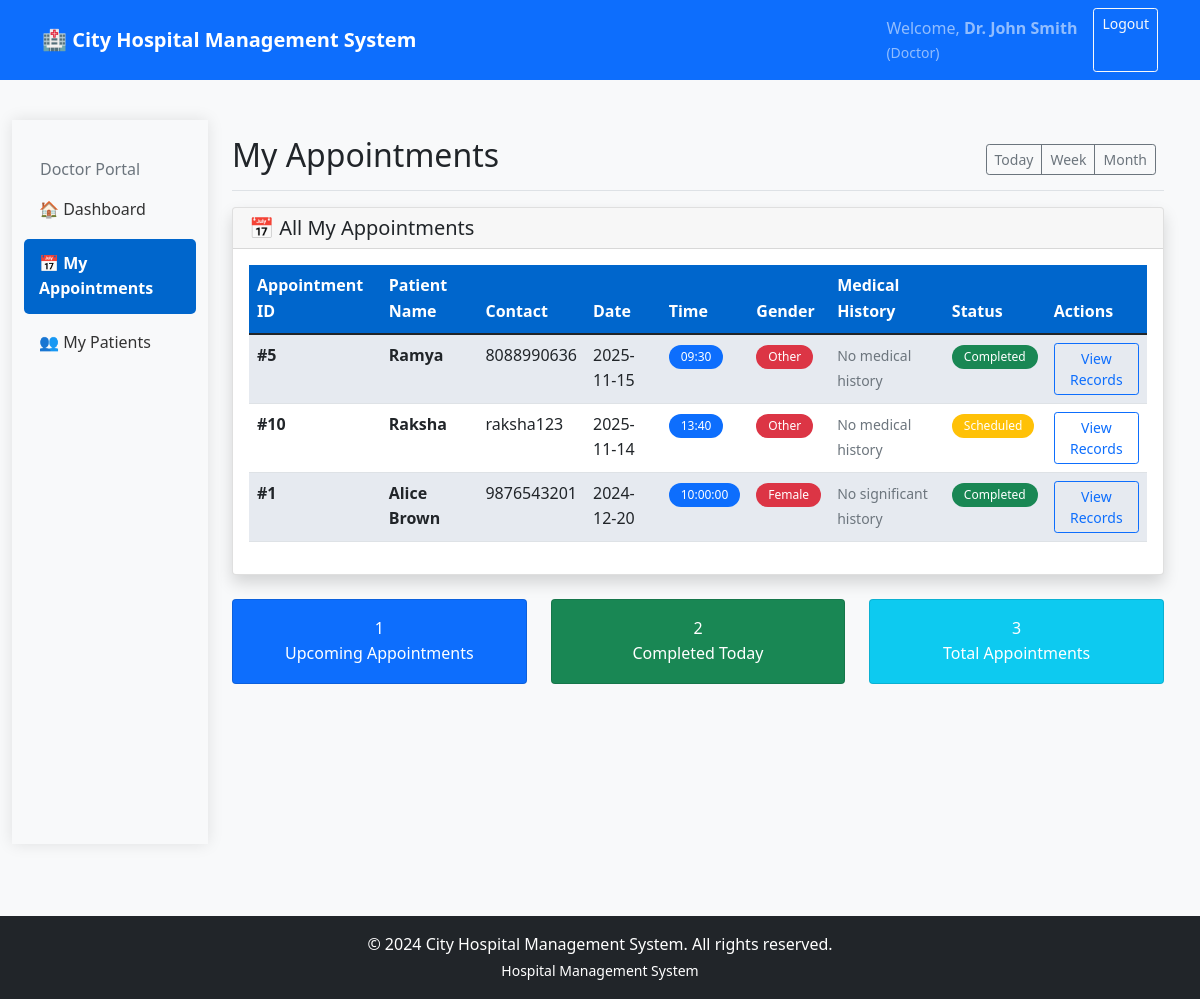
The app's page /doctor/appointments (signed in) with its own data.
### tables this page shows
CREATE TABLE doctors (
            id INTEGER PRIMARY KEY AUTOINCREMENT,
            name TEXT NOT NULL,
            specialization TEXT,
            phone TEXT,
            email TEXT,
            availability TEXT DEFAULT 'Available'
        , password TEXT);

CREATE TABLE appointments (
            id INTEGER PRIMARY KEY AUTOINCREMENT,
            patient_id INTEGER NOT NULL,
            doctor_id INTEGER NOT NULL,
            appointment_date TEXT NOT NULL,
            appointment_time TEXT NOT NULL,
            status TEXT DEFAULT 'Scheduled',
            notes TEXT,
            created_at TEXT,
            FOREIGN KEY (patient_id) REFERENCES patients(id),
            FOREIGN KEY (doctor_id) REFERENCES doctors(id)
        );

CREATE TABLE patients (
            id INTEGER PRIMARY KEY AUTOINCREMENT,
            name TEXT NOT NULL,
            email TEXT UNIQUE,
            phone TEXT,
            address TEXT,
            date_of_birth TEXT,
            gender TEXT,
            emergency_contact TEXT,
            medical_history TEXT,
            created_at TEXT
        );

### app.py (the view)
@app.route('/doctor/appointments')
def doctor_appointments():
    if session.get('role') != 'doctor':
        return redirect(url_for('login_page'))
    conn = get_db_connection()
    doctor = conn.execute('SELECT * FROM doctors WHERE id = ?', (session.get('user_id'),)).fetchone()
    if not doctor:
        flash('Doctor profile not found. Please contact administrator.', 'error')
        conn.close()
        return redirect(url_for('login_page'))
    appointments = conn.execute('''
        SELECT a.*, a.patient_id, p.name as patient_name, p.phone, p.gender, p.medical_history
        FROM appointments a
        JOIN patients p ON a.patient_id = p.id
        WHERE a.doctor_id = ?
        ORDER BY a.appointment_date DESC
    ''', (doctor['id'],)).fetchall()
    conn.close()
    return render_template('doctor/appointments.html', appointments=appointments)

### app.py (called while the page is built)
@app.context_processor
def inject_datetime():
    return dict(datetime=datetime)

def get_db_connection():
    conn = sqlite3.connect(app.config['DATABASE'])
    conn.row_factory = sqlite3.Row
    return conn

### templates/doctor/appointments.html (shortened to what this page needs)
{% extends "layout.html" %}
{% block content %}
<div class="container-fluid">
    <div class="row">
        <div class="col-md-3 col-lg-2 bg-light sidebar">
            <div class="position-sticky pt-3">
                <h6 class="sidebar-heading d-flex justify-content-between align-items-center px-3 mt-4 mb-1 text-muted">
                    <span>Doctor Portal</span>
                </h6>
                <ul class="nav flex-column">
                    <li class="nav-item">
                        <a class="nav-link" href="{{ url_for('doctor_dashboard') }}">
                            🏠 Dashboard
                        </a>
                    </li>
                    <li class="nav-item">
                        <a class="nav-link active" href="{{ url_for('doctor_appointments') }}">
                            📅 My Appointments
                        </a>
                    </li>
                    <li class="nav-item">
                        <a class="nav-link" href="{{ url_for('doctor_patients') }}">
                            👥 My Patients
                        </a>
                    </li>
                </ul>
            </div>
        </div>
        <div class="col-md-9 col-lg-10 ms-sm-auto px-4">
            <div class="d-flex justify-content-between flex-wrap flex-md-nowrap align-items-center pt-3 pb-2 mb-3 border-bottom">
                <h1 class="h2">My Appointments</h1>
                <div class="btn-toolbar mb-2 mb-md-0">
                    <div class="btn-group me-2">
                        <button class="btn btn-sm btn-outline-secondary">Today</button>
                        <button class="btn btn-sm btn-outline-secondary">Week</button>
                        <button class="btn btn-sm btn-outline-secondary">Month</button>
                    </div>
                </div>
            </div>
            <div class="card shadow">
                <div class="card-header">
                    <h5 class="mb-0">📅 All My Appointments</h5>
                </div>
                <div class="card-body">
                    {% if appointments %}
                    <div class="table-responsive">
                        <table class="table table-striped table-hover">
                            <thead class="table-dark">
                                <tr>
                                    <th>Appointment ID</th>
                                    <th>Patient Name</th>
                                    <th>Contact</th>
                                    <th>Date</th>
                                    <th>Time</th>
                                    <th>Gender</th>
                                    <th>Medical History</th>
                                    <th>Status</th>
                                    <th>Actions</th>
                                </tr>
                            </thead>
                            <tbody>
                                {% for appointment in appointments %}
                                <tr>
                                    <td><strong>#{{ appointment.id }}</strong></td>
                                    <td>
                                        <strong>{{ appointment.patient_name }}</strong>
                                    </td>
                                    <td>{{ appointment.phone }}</td>
                                    <td>{{ appointment.appointment_date }}</td>
                                    <td>
                                        <span class="badge bg-primary">{{ appointment.appointment_time }}</span>
                                    </td>
                                    <td>
                                        <span class="badge bg-{{ 'primary' if appointment.gender == 'Male' else 'danger' }}">
                                            {{ appointment.gender }}
                                        </span>
                                    </td>
                                    <td>
                                        <small class="text-muted">{{ appointment.medical_history|truncate(30) if appointment.medical_history else 'No history' }}</small>
                                    </td>
                                    <td>
                                        <span class="badge bg-{{ 'success' if appointment.status == 'Completed' else 'warning' if appointment.status == 'Scheduled' else 'secondary' }}">
                                            {{ appointment.status }}
                                        </span>
                                    </td>
                                    <td>
                                        <a href="{{ url_for('view_patient_records', patient_id=appointment.patient_id) }}" class="btn btn-sm btn-outline-primary">View Records</a>
                                    </td>
                                </tr>
                                {% endfor %}
                            </tbody>
                        </table>
                    </div>
                    {% else %}
                    <div class="text-center py-4">
                        <h5 class="text-muted">No appointments found</h5>
                        <p class="text-muted">You don't have any appointments scheduled.</p>
                    </div>
                    {% endif %}
                </div>
            </div>
            <div class="row mt-4">
                <div class="col-md-4">
                    <div class="card text-white bg-primary mb-3">
                        <div class="card-body text-center">
                            <div class="text-value-lg">
                                {{ appointments|selectattr('status', 'equalto', 'Scheduled')|list|length }}
                            </div>
                            <div>Upcoming Appointments</div>
                        </div>
                    </div>
                </div>
                <div class="col-md-4">
                    <div class="card text-white bg-success mb-3">
                        <div class="card-body text-center">
                            <div class="text-value-lg">
                                {{ appointments|selectattr('status', 'equalto', 'Completed')|list|length }}
                            </div>
                            <div>Completed Today</div>
                        </div>
                    </div>
                </div>
                <div class="col-md-4">
                    <div class="card text-white bg-info mb-3">
                        <div class="card-body text-center">
                            <div class="text-value-lg">{{ appointments|length }}</div>
                            <div>Total Appointments</div>
                        </div>
                    </div>
                </div>
            </div>
        </div>
    </div>
</div>
{% endblock %}

### templates/layout.html (shortened to what this page needs)
<!DOCTYPE html>
<html lang="en">
<head>
    <link href="https://cdn.jsdelivr.net/npm/bootstrap@5.1.3/dist/css/bootstrap.min.css" rel="stylesheet">
    <link href="{{ url_for('static', filename='css/style.css') }}" rel="stylesheet">
    <link href="{{ url_for('static', filename='css/dashboard.css') }}" rel="stylesheet">
</head>
<body>
    <nav class="navbar navbar-expand-lg navbar-dark bg-primary">
        <div class="container">
            <a class="navbar-brand fw-bold" href="{{ url_for('login_page') }}">
                🏥 City Hospital Management System
            </a>
            {% if session.get('username') %}
            <div class="navbar-nav ms-auto">
                <span class="navbar-text me-3">
                    Welcome, <strong>{{ session.username }}</strong>
                    <small class="d-block">({{ session.role|title }})</small>
                </span>
                <a class="btn btn-outline-light btn-sm" href="{{ url_for('logout') }}">
                    Logout
                </a>
            </div>
            {% endif %}
        </div>
    </nav>
    <main class="container-fluid py-4">
        {% block content %}{% endblock %}
    </main>
    <footer class="bg-dark text-white text-center py-3 mt-5">
        <div class="container">
            <p class="mb-0">&copy; 2024 City Hospital Management System. All rights reserved.</p>
            <small>Hospital Management System</small>
        </div>
    </footer>
</body>
</html>

### static/css/style.css (style rules this page uses)
:root { --primary: #007bff; --secondary: #6c757d; --success: #28a745; --danger: #dc3545; --warning: #ffc107; --info: #17a2b8; --light: #f8f9fa; --dark: #343a40; --hospital-blue: #0066cc; --hospital-light-blue: #e6f2ff; }
body { font-family: 'Segoe UI', Tahoma, Geneva, Verdana, sans-serif; background-color: #f8f9fa; line-height: 1.6; }
.sidebar { min-height: calc(100vh - 76px); box-shadow: 0 0 15px rgba(0,0,0,0.1); }
.sidebar .nav-link { color: #333; padding: 12px 15px; margin: 2px 0; border-radius: 5px; transition: all 0.3s ease; }
.sidebar .nav-link.active { background-color: var(--hospital-blue); color: white; font-weight: 600; }
.table th { background-color: var(--hospital-blue); color: white; border: none; font-weight: 600; }
.table-striped tbody tr:nth-of-type(odd) { background-color: rgba(0, 102, 204, 0.05); }
.badge { font-weight: 500; padding: 6px 12px; border-radius: 20px; }

### records on screen
doctors: username "Dr. John Smith"
appointments: id "5", patient_name "Ramya", phone "8088990636", appointment_date "2025-11-15", appointment_time "09:30", gender "Other", medical_history "No medical history", status "Completed"
appointments: id "10", patient_name "Raksha", phone "raksha123", appointment_date "2025-11-14", appointment_time "13:40", gender "Other", medical_history "No medical history", status "Scheduled"
appointments: id "1", patient_name "Alice Brown", phone "9876543201", appointment_date "2024-12-20", appointment_time "10:00:00", gender "Female", medical_history "No significant history", status "Completed"

### other values on screen
{{ session.role|title }} "Doctor"
{{ appointments|selectattr('status', 'equalto', 'Scheduled')|list|length }} "1"
{{ appointments|selectattr('status', 'equalto', 'Completed')|list|length }} "2"
{{ appointments|length }} "3"
